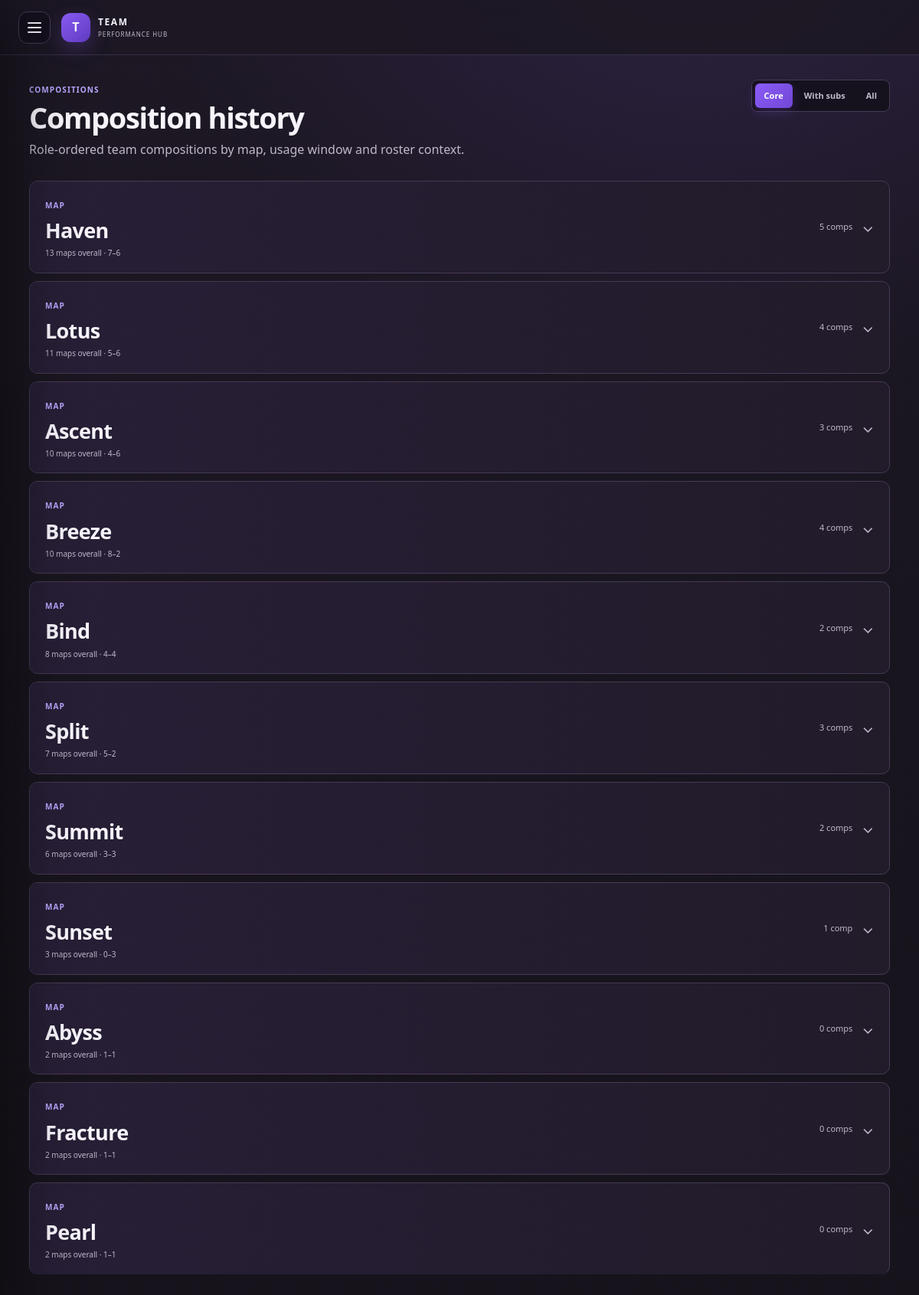
The page /compositions on the database its author committed.
### tables this page shows
CREATE TABLE maps (
    id INTEGER PRIMARY KEY,
    series_id INTEGER NOT NULL REFERENCES series(id) ON DELETE CASCADE,
    match_id TEXT UNIQUE,
    map_index INTEGER NOT NULL DEFAULT 1,
    map_name TEXT NOT NULL,
    map_image_url TEXT,
    played_at TEXT,
    duration_ms INTEGER,
    raw_rounds INTEGER,
    official_rounds INTEGER,
    team_id TEXT,
    start_side TEXT,
    score_for INTEGER NOT NULL,
    score_against INTEGER NOT NULL,
    result TEXT NOT NULL CHECK(result IN ('W','L','D')),
    roster_category TEXT NOT NULL,
    composition_key TEXT,
    data_quality TEXT NOT NULL DEFAULT 'complete' CHECK(data_quality IN ('complete','partial','manual_result')),
    stats_complete INTEGER NOT NULL DEFAULT 1,
    source_path TEXT NOT NULL UNIQUE,
    raw_json TEXT NOT NULL
);

### app/main.py (the view)
@app.get("/compositions", response_class=HTMLResponse)
def compositions(request: Request):
    with connect() as con:
        map_rows=con.execute("SELECT map_name,MAX(map_image_url) map_image_url,COUNT(*) games,SUM(result='W') wins,SUM(result='L') losses FROM maps GROUP BY map_name ORDER BY games DESC,map_name").fetchall()
        groups=[]
        for mr in map_rows:
            contexts=[]
            for context,where in (("core","m.roster_category='core'"),("subs","m.roster_category<>'core'"),("all","1=1")):
                comps=con.execute(f"""
                    SELECT m.composition_key,COUNT(*) games,SUM(m.result='W') wins,SUM(m.result='L') losses,MIN(m.played_at) first_used,MAX(m.played_at) last_used,
                           SUM(p.pistol_wins) pistol_wins,SUM(p.pistol_played) pistol_played,MIN(m.id) sample_map_id
                    FROM maps m JOIN map_pistols p ON p.map_id=m.id WHERE m.map_name=? AND {where}
                    GROUP BY m.composition_key ORDER BY games DESC,last_used DESC
                """,(mr["map_name"],)).fetchall()
                comp_out=[]
                for c in comps:
                    agents=con.execute("SELECT agent,MAX(agent_image_url) agent_image_url FROM player_map_stats WHERE map_id=? GROUP BY agent",(c["sample_map_id"],)).fetchall()
                    comp_out.append({"row":c,"agents":order_comp_agents(agents)})
                contexts.append({"key":context,"comps":comp_out})
            groups.append({"map":mr,"contexts":contexts})
    return templates.TemplateResponse(request,"compositions.html",{"groups":groups})

### app/templates/compositions.html (shortened to what this page needs)
{% extends 'base.html' %}{% block title %}Compositions · Team Dashboard{% endblock %}{% block content %}
<header class="page-head product-head"><div><span class="eyebrow">COMPOSITIONS</span><h1>Composition history</h1><p>Role-ordered team compositions by map, usage window and roster context.</p></div><div class="segmented"><button class="active" onclick="switchCompContext('core',this)">Core</button><button onclick="switchCompContext('subs',this)">With subs</button><button onclick="switchCompContext('all',this)">All</button></div></header>
<section class="comp-list-shell">{% for g in groups %}<div class="comp-map-group refined-comp-group"><button class="comp-map-head comp-map-banner" type="button" aria-expanded="false" onclick="toggleComp(this)" {% if g.map.map_image_url %}style="--map-bg:url('{{g.map.map_image_url}}')"{% endif %}><div class="comp-map-copy"><span class="eyebrow">MAP</span><b>{{ g.map.map_name }}</b><small>{{ g.map.games }} maps overall · {{ g.map.wins }}–{{ g.map.losses }}</small></div><div class="comp-summary"><span class="comp-count"></span><span class="chevron">⌄</span></div></button></div>{% endfor %}</section>
{% endblock %}

### app/static/style.css (style rules this page uses)
:root { --bg:#0d0b12;--bg2:#12101a;--panel:#17131f;--panel2:#1c1727;--panel3:#211a2d; --accent:#8b5cf6;--accent2:#a78bfa;--accent3:#6d4bd1;--accent-soft:rgba(139,92,246,.14); --text:#f4f0fb;--muted:#9c94aa;--line:#2b2338;--line-strong:#3a2f4c; --good:#55c98a;--bad:#ef6f88;--warn:#e3b264;--shadow:0 22px 50px rgba(0,0,0,.28); }
* { box-sizing:border-box }
html { scroll-behavior:smooth }
body { margin:0;background:radial-gradient(circle at 75% -10%,rgba(107,74,194,.16),transparent 35%),linear-gradient(180deg,#0d0b12,#100d16 45%,#0b0910);color:var(--text);font-family:Inter,ui-sans-serif,system-ui,-apple-system,BlinkMacSystemFont,"Segoe UI",sans-serif;min-height:100vh }
button { font:inherit }
.page-head,.player-hero { display:flex;justify-content:space-between;gap:24px;align-items:flex-start;margin-bottom:28px }
.page-head h1,.player-hero h1 { font-size:38px;line-height:1.05;letter-spacing:-.045em;margin:7px 0 9px }
.page-head p,.player-hero p { margin:0;color:var(--muted);max-width:780px;line-height:1.55 }
.eyebrow { font-size:10px;letter-spacing:.17em;color:var(--accent2);font-weight:900 }
.toggle-btn,.segmented button,.icon-btn { border:1px solid var(--line);background:var(--panel);color:var(--text);cursor:pointer }
.segmented { display:inline-flex;padding:4px;background:#15111d;border:1px solid var(--line);border-radius:11px;gap:3px }
.segmented button { border:0;background:transparent;padding:8px 12px;border-radius:8px;font-size:11px;font-weight:850;color:var(--muted) }
.segmented button.active { background:linear-gradient(135deg,var(--accent),#7147d5);color:#fff;box-shadow:0 6px 16px rgba(139,92,246,.2) }
.comp-map-group { border-bottom:1px solid var(--line) }
.comp-map-group:last-child { border-bottom:0 }
.comp-map-head { width:100%;border:0;background:transparent;color:inherit;display:flex;align-items:center;justify-content:space-between;gap:18px;padding:15px 18px;text-align:left;cursor:pointer }
.comp-map-head small { display:block;color:var(--muted);font-size:10px;margin-top:3px }
.comp-summary { display:flex;align-items:center;gap:12px;color:var(--muted);font-size:11px }
.chevron { font-size:20px;line-height:1;transition:transform .15s }
:root { --bg:#17141d;--bg2:#1b1722;--panel:#211b2a;--panel2:#261f31;--panel3:#2d243a; --accent:#8b5cf6;--accent2:#b9a7ff;--accent3:#6f4bc6;--accent-soft:rgba(139,92,246,.13); --text:#f6f2fb;--muted:#b7afc3;--line:#3a3046;--line-strong:#4b3d5c; --good:#52c7b8;--bad:#ff936b;--warn:#e8bc69;--shadow:0 16px 38px rgba(9,6,13,.20); }
body { background:radial-gradient(circle at 76% -12%,rgba(139,92,246,.15),transparent 34%),linear-gradient(180deg,#18141f 0,#17131d 42%,#141119 100%);font-family:"Segoe UI Variable Text","Segoe UI",Inter,system-ui,-apple-system,sans-serif;line-height:1.45 }
.page-head h1,.player-hero h1 { font-weight:760;letter-spacing:-.035em }
.eyebrow { letter-spacing:.11em }
button,a { outline:none }
.comp-list-shell { display:grid;gap:10px }
.refined-comp-group { border:1px solid var(--line);border-radius:11px;overflow:hidden;background:#211b2a }
.comp-map-banner { position:relative;min-height:104px;padding:18px 20px;isolation:isolate;overflow:hidden }
.comp-map-banner:before { content:"";position:absolute;z-index:-2;inset:0;background-image:linear-gradient(90deg,rgba(33,27,42,.98) 0%,rgba(33,27,42,.86) 42%,rgba(33,27,42,.24) 100%),var(--map-bg);background-size:cover;background-position:center 42%;opacity:.95 }
.comp-map-banner:after { content:"";position:absolute;z-index:-1;inset:0;background:linear-gradient(90deg,rgba(139,92,246,.06),transparent) }
.comp-map-copy b { display:block;font-size:27px;letter-spacing:-.025em;margin:3px 0 }
.comp-map-copy small { color:#c1b8cb }
.segmented { border-radius:8px }
.segmented button { border-radius:6px }
:root { --bg:#1a1620;--bg2:#201a28;--panel:#27202f;--panel2:#2d2537;--panel3:#342a40; --text:#f7f4fb;--muted:#c1b9ca;--line:#473a54;--line-strong:#59486a; --good:#69d6c8;--bad:#ff9b7b;--shadow:0 14px 34px rgba(10,7,14,.18); }
body { background:radial-gradient(circle at 76% -12%,rgba(139,92,246,.17),transparent 34%),linear-gradient(180deg,#1d1824 0,#19151f 48%,#17131c 100%) }
.page-head p,.player-hero p { color:#c0b8c9 }
.comp-map-banner:before { background-image:linear-gradient(90deg,rgba(33,27,42,.91) 0%,rgba(33,27,42,.72) 42%,rgba(33,27,42,.12) 100%),var(--map-bg);opacity:1 }
html,body { max-width:100%;overflow-x:hidden }
button,a { -webkit-tap-highlight-color:transparent }

### rows shown on the page
maps: map.map_name "Haven", map.games "13", map.wins "7", map.losses "6"
maps: map.map_name "Ascent", map.games "10", map.wins "4", map.losses "6"
maps: map.map_name "Summit", map.games "6", map.wins "3", map.losses "3"

### other values the page prints
{{ g.map.map_name }} "Lotus" "Breeze" "Bind" "Split" "Sunset" "Abyss" "Fracture" "Pearl"
{{ g.map.games }} "11" "10" "8" "7" "3" "2" "2" "2"
{{ g.map.wins }} "5" "8" "4" "5" "0" "1" "1" "1"
{{ g.map.losses }} "6" "2" "4" "2" "3" "1" "1" "1"
